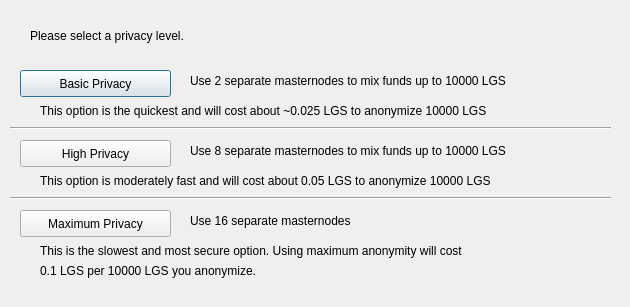
<?xml version="1.0" encoding="UTF-8"?>
<ui version="4.0">
 <class>ObfuscationConfig</class>
 <widget class="QDialog" name="ObfuscationConfig">
  <property name="geometry">
   <rect>
    <x>0</x>
    <y>0</y>
    <width>630</width>
    <height>307</height>
   </rect>
  </property>
  <property name="windowTitle">
   <string>Configure Obfuscation</string>
  </property>
  <widget class="QPushButton" name="buttonBasic">
   <property name="geometry">
    <rect>
     <x>20</x>
     <y>70</y>
     <width>151</width>
     <height>27</height>
    </rect>
   </property>
   <property name="text">
    <string>Basic Privacy</string>
   </property>
  </widget>
  <widget class="QPushButton" name="buttonHigh">
   <property name="geometry">
    <rect>
     <x>20</x>
     <y>140</y>
     <width>151</width>
     <height>27</height>
    </rect>
   </property>
   <property name="text">
    <string>High Privacy</string>
   </property>
  </widget>
  <widget class="QPushButton" name="buttonMax">
   <property name="geometry">
    <rect>
     <x>20</x>
     <y>210</y>
     <width>151</width>
     <height>27</height>
    </rect>
   </property>
   <property name="text">
    <string>Maximum Privacy</string>
   </property>
  </widget>
  <widget class="QLabel" name="label">
   <property name="geometry">
    <rect>
     <x>30</x>
     <y>20</y>
     <width>571</width>
     <height>31</height>
    </rect>
   </property>
   <property name="text">
    <string>Please select a privacy level.</string>
   </property>
  </widget>
  <widget class="QLabel" name="label_2">
   <property name="geometry">
    <rect>
     <x>190</x>
     <y>70</y>
     <width>421</width>
     <height>21</height>
    </rect>
   </property>
   <property name="text">
    <string>Use 2 separate masternodes to mix funds up to 10000 LGS</string>
   </property>
  </widget>
  <widget class="QLabel" name="label_3">
   <property name="geometry">
    <rect>
     <x>190</x>
     <y>140</y>
     <width>411</width>
     <height>21</height>
    </rect>
   </property>
   <property name="text">
    <string>Use 8 separate masternodes to mix funds up to 10000 LGS</string>
   </property>
  </widget>
  <widget class="QLabel" name="label_4">
   <property name="geometry">
    <rect>
     <x>190</x>
     <y>210</y>
     <width>421</width>
     <height>21</height>
    </rect>
   </property>
   <property name="text">
    <string>Use 16 separate masternodes</string>
   </property>
  </widget>
  <widget class="QLabel" name="label_6">
   <property name="geometry">
    <rect>
     <x>40</x>
     <y>100</y>
     <width>561</width>
     <height>21</height>
    </rect>
   </property>
   <property name="text">
    <string>This option is the quickest and will cost about ~0.025 LGS to anonymize 10000 LGS</string>
   </property>
  </widget>
  <widget class="QLabel" name="label_7">
   <property name="geometry">
    <rect>
     <x>40</x>
     <y>170</y>
     <width>561</width>
     <height>21</height>
    </rect>
   </property>
   <property name="text">
    <string>This option is moderately fast and will cost about 0.05 LGS to anonymize 10000 LGS</string>
   </property>
  </widget>
  <widget class="QLabel" name="label_8">
   <property name="geometry">
    <rect>
     <x>40</x>
     <y>240</y>
     <width>561</width>
     <height>21</height>
    </rect>
   </property>
   <property name="text">
    <string>This is the slowest and most secure option. Using maximum anonymity will cost</string>
   </property>
  </widget>
  <widget class="QLabel" name="label_9">
   <property name="geometry">
    <rect>
     <x>40</x>
     <y>260</y>
     <width>561</width>
     <height>21</height>
    </rect>
   </property>
   <property name="text">
    <string>0.1 LGS per 10000 LGS you anonymize.</string>
   </property>
  </widget>
  <widget class="Line" name="line">
   <property name="geometry">
    <rect>
     <x>10</x>
     <y>120</y>
     <width>601</width>
     <height>16</height>
    </rect>
   </property>
   <property name="orientation">
    <enum>Qt::Horizontal</enum>
   </property>
  </widget>
  <widget class="Line" name="line_2">
   <property name="geometry">
    <rect>
     <x>10</x>
     <y>190</y>
     <width>601</width>
     <height>16</height>
    </rect>
   </property>
   <property name="orientation">
    <enum>Qt::Horizontal</enum>
   </property>
  </widget>
 </widget>
 <resources/>
 <connections/>
</ui>
